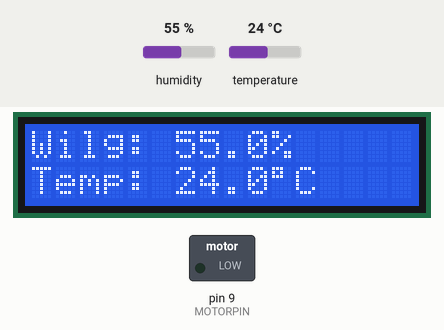
Bench run of a sketch on a simulated Arduino Uno, built with avr-gcc and run on an emulated ATmega328P. On the bench: 16×2 character LCD, switched loads named in the sketch (green lamp = pin HIGH). The test bench sets the inputs (shaded band); at power-on: temperature 24 °C, humidity 55 %.

Above: at 2.6 s.
2.7 s: temperature set to 26 °C
At 4.7 s:
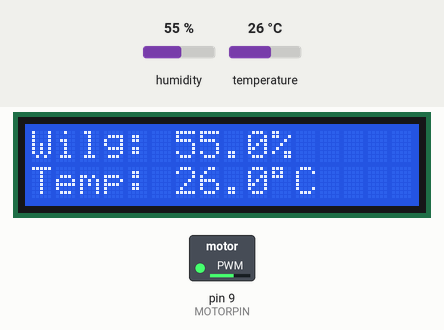
5.7 s: humidity set to 22 %
At 7.3 s:
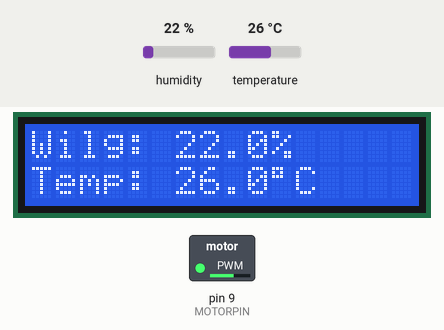
8.7 s: humidity set to 40 %
At 11.1 s:
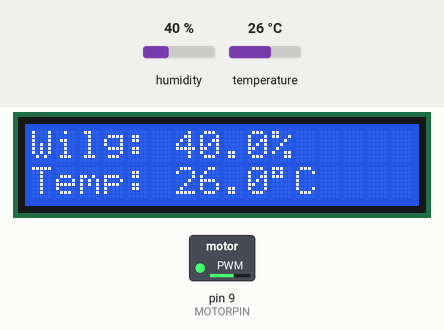
11.7 s: temperature set to 12 °C
At 13.6 s:
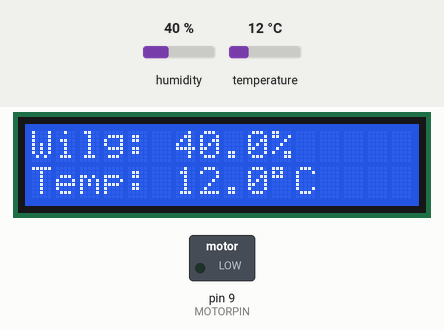
Timing chart, 0 to 15.1 s (numbered marks = the images above; inputs shaded):
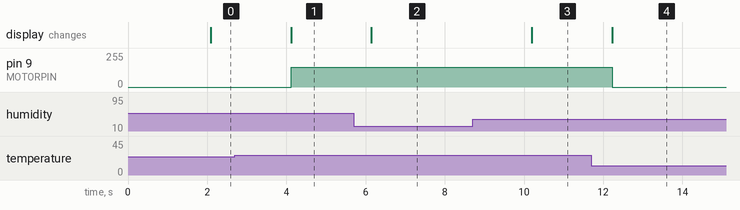

The sketch:

thermometer.ino
```cpp
#include <LiquidCrystal.h>
#include "DHT.h"

#define DHTPIN 7
#define DHTTYPE DHT11
#define MOTORPIN 9

DHT dht(DHTPIN, DHTTYPE);
LiquidCrystal lcd(12, 11, 5, 4, 3, 2);

void setup() {
  lcd.begin(16, 2);
  dht.begin();
  pinMode(MOTORPIN, OUTPUT);
  analogWrite(MOTORPIN, 0);
}

void loop() {
  lcd.setCursor(0, 1);
  delay(2000);

  float humidity = dht.readHumidity();
  float temperature = dht.readTemperature();

  if (isnan(humidity) || isnan(temperature)) {
    lcd.print(F("Blad czujnika DHT!"));
    return;
  }

  lcd.setCursor(0, 0);
  lcd.print(F("Wilg: "));
  lcd.print(humidity, 1);
  lcd.print(F("%"));

  lcd.setCursor(0, 1);
  lcd.print(F("Temp: "));
  lcd.print(temperature, 1);
  lcd.print((char)223);
  lcd.print(F("C"));

  if (temperature >= 25.0) {
    analogWrite(MOTORPIN, 150);
  } else {
    analogWrite(MOTORPIN, 0);
  }
}
```

Measured:
- the behaviour switches between 24 and 25 °C on temperature (found by bisection; images 0 and 1)
- after the input at 2.7 s, pin 9 (MOTORPIN): 0/255 → 150/255 after 1.4 s; the display: changes after 1.4 s (image 1)
- after the input at 5.7 s, the display: changes after 0.44 s (image 2)
- after the input at 8.7 s, the display: changes after 1.5 s (image 3)
- after the input at 11.7 s, pin 9 (MOTORPIN): 150/255 → 0/255 after 0.53 s; the display: changes after 0.53 s (image 4)
